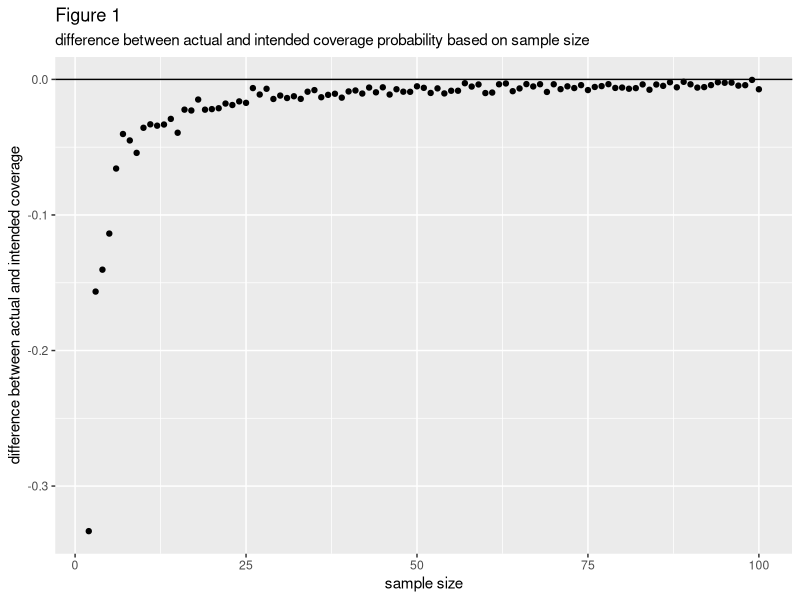
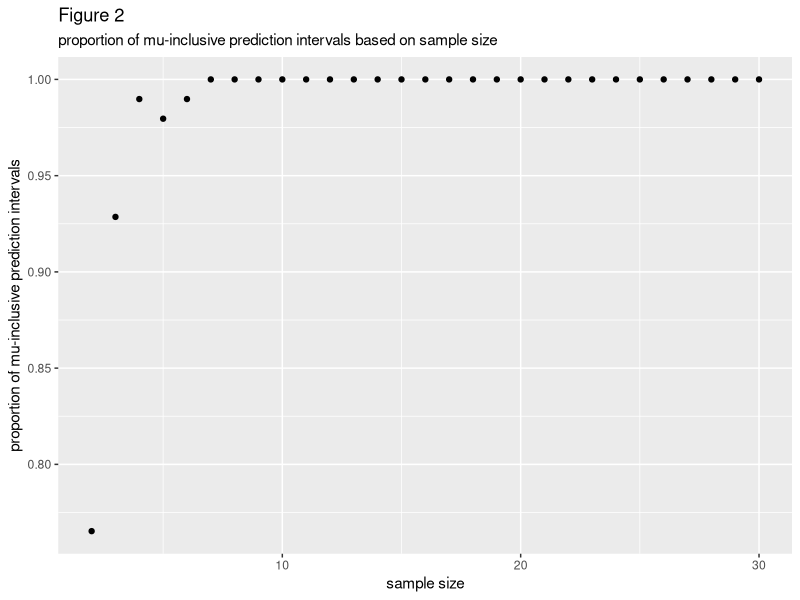
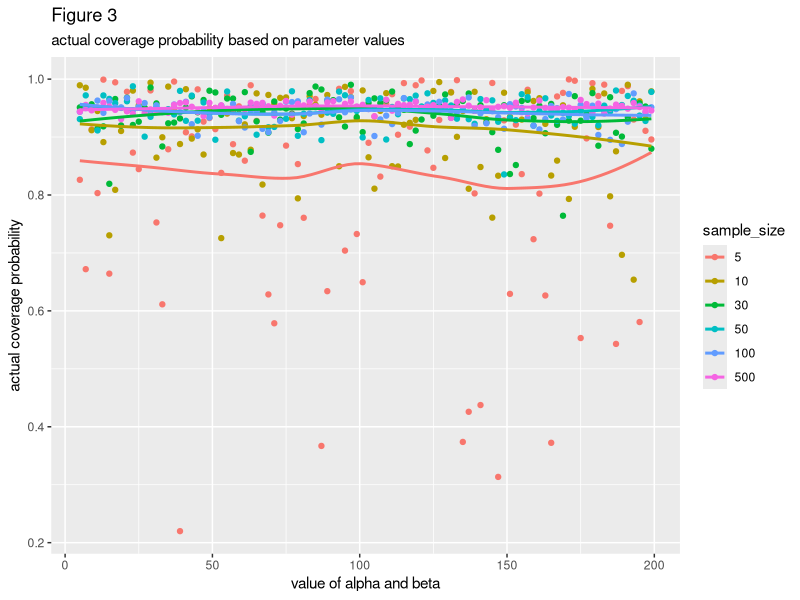

Write the R code that produced these figures, in order.
## ---- chunk 1
library(tidyverse)
## ---- chunk 2
PI <- function(data, coverage_prob){ 
  #Generates a normal prediction interval with an intended coverage probability of coverage_prob based on a vector of numeric data
  
  lower_zscore <- qnorm((1-coverage_prob)/2)
  upper_zscore <- qnorm(((1-coverage_prob)/2) + coverage_prob)
  avg <- mean(data)
  stan_d <- sd(data)
  lower_bound <- avg + lower_zscore*stan_d
  upper_bound <- avg + upper_zscore*stan_d
  return(data.frame(PI_percentage = coverage_prob, lower = lower_bound, upper = upper_bound))
}

one_beta_simulation <- function(n, alpha, beta, pi_prop){
  #Assesses prediction accuracy and actual coverage probability of a normal prediction interval when used on a vector of numeric data of size n. The numeric data is generated from a beta distribution with parameters alpha and beta.
  
  cover_df <- PI(rbeta(n, alpha, beta), pi_prop)
  cover_prop <- pbeta(cover_df[1, "upper"], alpha, beta) - pbeta(cover_df[1, "lower"], alpha, beta)
  mean_in_interval <- .5 >= cover_df[1, "lower"] & .5 <= cover_df[1,"upper"]
  param_df <- data.frame(cover = cover_prop, alpha = rep(alpha, nrow(cover_df)), beta = rep(beta, nrow(cover_df)), mean_in_interval = mean_in_interval)
  df <- cbind(cover_df, param_df)
  return(df)
}

beta_sims_n <- function(n){
  #Iterates over a vector of possible alpha = beta values and applies one_beta_simulation to each possible value of alpha/beta. All simulations use data of sample size n.
  df1 <- map(parameters,\(param) one_beta_simulation(n, param, param, pi) ) %>%
  list_rbind()
  df2 <- data.frame(n = rep(n, nrow(df1)))
  df <- cbind(df2, df1)
  return(df)
}
## ---- chunk 3
parameters <- seq(5, 200, by = 2)
n <- 2:500
pi <- .95

beta_df <- map(n, \(n) beta_sims_n(n)) %>%
  list_rbind()
## ---- chunk 4
rows <- sample(1:nrow(beta_df), 10)
map(rows, \(i) beta_df[i,]) %>%
  list_rbind()
## ---- chunk 5
n_means_df <- beta_df %>%
  mutate(diff = cover - PI_percentage) %>%
  group_by(n) %>%
  summarize(mean = mean(diff), mu_in_interval = sum(mean_in_interval)/n()) %>%
  filter(n %in% 1:100)

ggplot(n_means_df, aes(x = n, y = mean)) + 
  geom_point() + 
  geom_hline(yintercept = 0, col = "black")  +
  labs(
    x = "sample size",
    y = "difference between actual and intended coverage",
    title = "Figure 1",
    subtitle = "difference between actual and intended coverage probability based on sample size",
  )
## ---- chunk 6
n_means_df <- beta_df %>%
  mutate(diff = cover - PI_percentage) %>%
  group_by(n) %>%
  summarize(mean = mean(diff), mu_in_interval = sum(mean_in_interval)/n()) %>%
  filter(n %in% 1:30)

ggplot(n_means_df, aes(x = n, y = mu_in_interval)) + 
  geom_point()  +
  labs(
    x = "sample size",
    y = "proportion of mu-inclusive prediction intervals",
    title = "Figure 2",
    subtitle = "proportion of mu-inclusive prediction intervals based on sample size"
  )
  
## ---- chunk 7
ns_of_interest <- c(5, 10, 30, 50, 100, 500)
beta_df_2 <- filter(beta_df,n %in% ns_of_interest) %>%
  mutate(sample_size = as.factor(n))
ggplot(beta_df_2, aes(x = alpha, y = cover, color = sample_size)) +
  geom_point() +
  geom_smooth(aes(line = n ), se = FALSE) +
  labs(
    x = "value of alpha and beta",
    y = "actual coverage probability",
    title = "Figure 3",
    subtitle = "actual coverage probability based on parameter values"
  )
